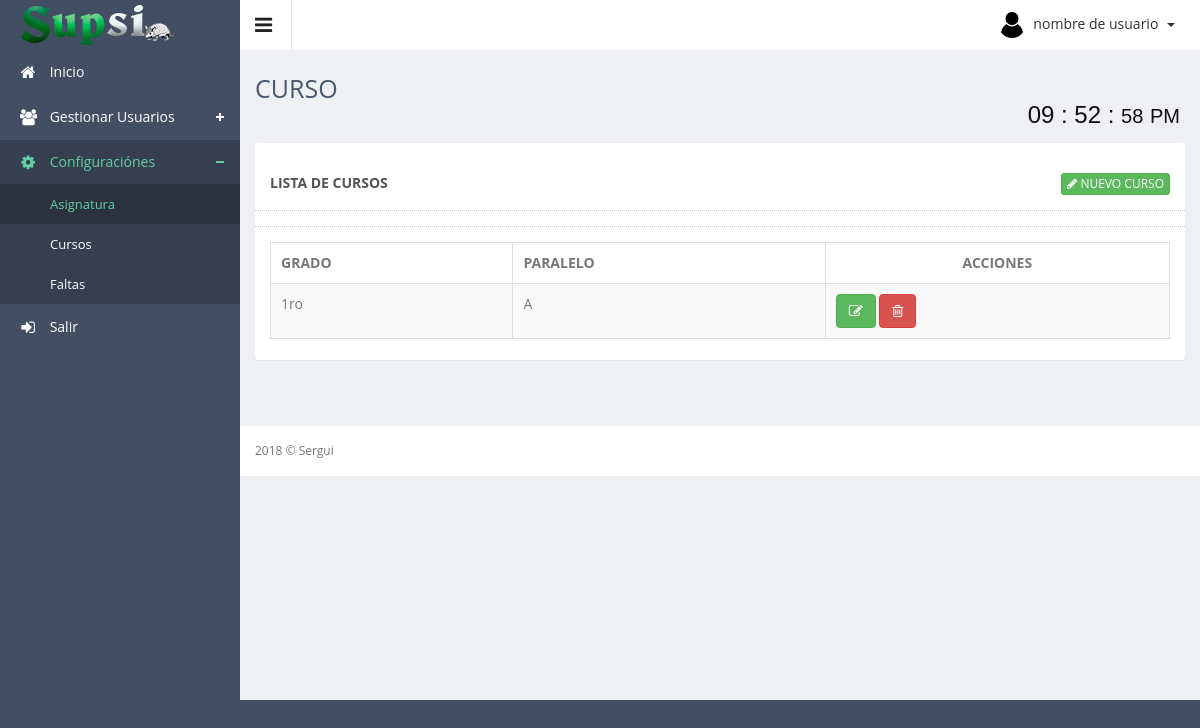
The page /app/controller/curso/ on the database as committed earlier.
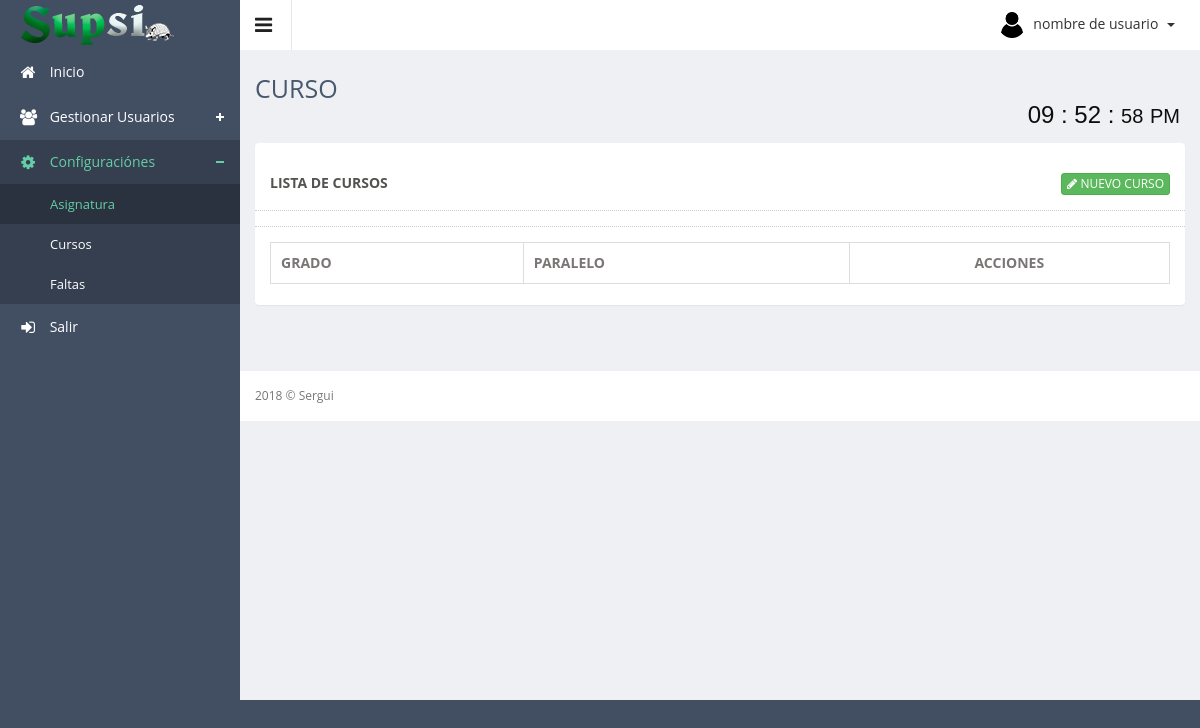
The same page on the database as committed later.
### tables this page shows
CREATE TABLE `curso` (
  `id_curso` int(11) NOT NULL AUTO_INCREMENT,
  `grado` varchar(20) NOT NULL,
  `paralelo` varchar(8) NOT NULL,
  `estado` tinyint(1) NOT NULL DEFAULT '1',
  PRIMARY KEY (`id_curso`)
);

### app/controller/curso/index.php (called while the page is built, shortened)
<?php
	require_once '../../config/route.php';
	require_once ("../../config/conexion.php");
	$contenido="curso/index.php";
	$menu_a= $menus['C_SECCION'];
	$subTitulo="CURSO";
	if (!($cursos = $con->query("SELECT * FROM curso"))) {
    	echo "Falló SELECT: (" . $con->errno . ") " . $con->error;
	}
	require_once ('../../../public/views/plantilla.php');
?>

### public/views/curso/index.php (the view, shortened to what this page needs)
<div class="row">
    <div class="col-sm-12">
        <section class="panel">
            <header class="panel-heading">
                <div class="row panel-heading">
                    Lista de CURSOS
                    <span class="pull-right">
                        <a href="#modal_Registrar" class="btn btn-xs btn-success" data-toggle="modal">
                            <span class="fa fa-pencil"></span> Nuevo CURSO
                        </a>
                    </span>
                </div>
            </header>
            <div class="panel-body">
                <div class="adv-table" >
                    <table  class="display table table-bordered table-striped" id="tbSeccion">
                        <thead>
                            <tr>
                                <th>GRADO</th>
                                <th>PARALELO</th>
                                <th class="text-center">ACCIONES</th>
                            </tr>
                        </thead>
                        <tbody>
                            <?php foreach ($cursos as $curso): ?>
                            <tr class="gradeX">
                                <td><?php echo $curso['grado']; ?></td>
                                <td><?php echo $curso['paralelo']; ?></td>
                                <td >
                                    <a class="btn btn-success" href="#modalEditar" role="button" data-placement="top" title="Editar" data-toggle="modal" onclick="obtener_datos(<?php echo $curso['id_curso'] ?>)">
                                        <span class="fa fa-edit" ></span>
                                    </a>
                                    <a class="btn btn-danger" href="#modalEliminar" role="button" data-toggle="modal" data-placement="top" title="Eliminar" onclick="eliminar_datos(<?php echo $curso['id_curso'] ?>)">
                                        <span class="fa fa-trash-o"></span>
                                    </a>
                                </td>
                            </tr>
                        <?php endforeach ?>
                    </tbody>
                </table>
            </div>
        </div>
    </section>
</div>
</div>

### public/views/plantilla.php (shortened to what this page needs)
<!DOCTYPE html>
<html lang="es">
<head>
    <?php require_once 'template/head.php'; ?>
</head>
<body class="sticky-header">
    <section>
        <?php require_once 'template/left_menu.php'; ?>
        <div class="main-content" >
            <div class="header-section">
                <a class="toggle-btn"><i class="fa fa-bars"></i></a>
                <?php require_once 'template/menu_right.php'; ?>
            </div>
            <?php require_once 'template/breadcumb.php'; ?>
            <div class="wrapper">
                <?php
                    if(isset($contenido))
                        require_once ($contenido);
                ?>
            </div>
            <?php require_once 'template/footer.php'; ?>
        </div>
    </section>
</body>
</html>

### public/views/template/head.php (shortened to what this page needs)
<link href="<?php echo ROOT; ?>resources/assets/css/style.css" rel="stylesheet">
<link href="<?php echo ROOT; ?>resources/assets/css/style-responsive.css" rel="stylesheet">
<link href="<?php echo ROOT; ?>resources/assets/js/advanced-datatable/css/demo_page.css" rel="stylesheet" />
<link href="<?php echo ROOT; ?>resources/assets/js/advanced-datatable/css/demo_table.css" rel="stylesheet" />
<link rel="stylesheet" href="<?php echo ROOT; ?>resources/assets/js/data-tables/DT_bootstrap.css" />
<link href="<?php echo ROOT; ?>resources/assets/css/style-responsive.css" rel="stylesheet">
<link rel="stylesheet" href="<?php echo ROOT; ?>resources/assets/css/toastr.min.css">
<link rel="stylesheet" href="<?php echo ROOT; ?>resources/assets/css/estilo.css">
<link rel="stylesheet" href="<?php echo ROOT; ?>resources/assets/css/estilo1.css">
<link rel="stylesheet" href="<?php echo ROOT; ?>resources/assets/css/chosen.min.css">
<link rel="stylesheet" type="text/css" href="<?php echo ROOT; ?>resources/assets/js/bootstrap-datepicker/css/datepicker-custom.css" />

### public/views/template/left_menu.php (shortened to what this page needs)
<div class="left-side sticky-left-side">
    <div class="logo">
        <a href="<?php echo ROOT; ?>"><img src="<?php echo ROOT; ?>resources/assets/images/logo.png" alt=""></a>
    </div>
    <div class="left-side-inner">
        <ul class="nav nav-pills nav-stacked custom-nav">
            <li class="<?php echo $menu_a['inicio']; ?>"><a href="<?php echo ROOT; ?>"><i class="fa fa-home"></i> <span>Inicio</span></a></li>
            <li class="menu-list <?php echo $menu_a['usuario']; ?>"><a href=""><i class="fa fa-users"></i> <span>Gestionar Usuarios</span></a>
            </li>
            <li class="menu-list <?php echo $menu_a['configuracion']; ?>"><a href=""><i class="fa fa-cog"></i> <span>Configuraciónes</span></a>
                <ul class="sub-menu-list">
                    <li class="<?php echo $menu_a['configuracion_s']; ?>">
                        <a href="<?php echo ROOT_CONTROLLER; ?>asignatura/"> Asignatura</a>
                    </li>
                    <li>
                        <a href="<?php echo ROOT_CONTROLLER; ?>curso/"> Cursos</a>
                    </li>
                    <li>
                        <a href="<?php echo ROOT_CONTROLLER; ?>falta/"> Faltas</a>
                    </li>
                </ul>
            </li>
            <li><a href="<?php echo ROOT_CONTROLLER; ?>login/index.php?logout"><i class="fa fa-sign-in"></i> <span>Salir</span></a></li>
        </ul>
    </div>
</div>

### public/views/template/menu_right.php (shortened to what this page needs)
<div class="menu-right">
    <ul class="notification-menu">
        <li>
            <a href="#" class="btn btn-default dropdown-toggle" data-toggle="dropdown">
                <img src="<?php echo ROOT; ?>resources/assets/images/photos/user-avatar.png" alt="" />
                nombre de usuario
                <span class="caret"></span>
            </a>
        </li>
    </ul>
</div>

### public/views/template/breadcumb.php
<div class="page-heading">
    <h3>
        <?php echo $subTitulo ?>
    </h3>
    <div class="col-md-12">
        <div class="contenedor2 reloj2" >
			<div class="widget2">
			    <div class="relojj">
			    	<p id="horas2" class="horas2"></p>
			      	<p>:</p>
			      	<p id="minutos2" class="minutos2"></p>
			      	<p>:</p>
			      	<div class="cajaSegundos2">
			        	<p id="segundos2" class="segundos2"></p>
			        	<p id="ampm2" class="ampm2"></p>
			      	</div>
			    </div>
			</div>
        </div>
    </div>
</div>

### public/views/template/footer.php
<?php
	(isset($pie_class)) ? $foot="sticky-footer":$foot="";
?>
<footer class="<?php echo $foot; ?>">
    2018 &copy; Sergui
</footer>

### resources/assets/js/advanced-datatable/css/demo_table.css (style rules this page uses)
table.display { margin: 0 auto; clear: both; width: 100%; }
table.display thead th { padding: 3px 18px 3px 10px; border-bottom: 1px solid black; font-weight: bold; cursor: pointer; * cursor: hand; }
table.display td { padding: 3px 10px; }
table.display tr.gradeX { background-color: #ffdddd; }

### resources/assets/css/estilo1.css (style rules this page uses)
.reloj2 { font-size:16px; color: #0E0D0D; }
.contenedor2 { max-width: 200px; margin: auto; }
.widget2 { width: 100%; height: 30px; position: absolute; top: 0; bottom: 0; left: 0; right: 0; margin: auto; }
.widget2 p { display: inline-block; line-height: 1em; }
.relojj { font-family: Arial, "Helvetica Neue", Helvetica, sans-serif; width: 100%; padding: 5px; font-size: 1.5em; text-align: right; }
.relojj .cajaSegundos2 { display: inline-block; }
.relojj .ampm2, .relojj .segundos2 { font-size: 2rem; }

Rows that differ between the two databases and show on the page:
removed curso: grado "1ro", paralelo "A"
